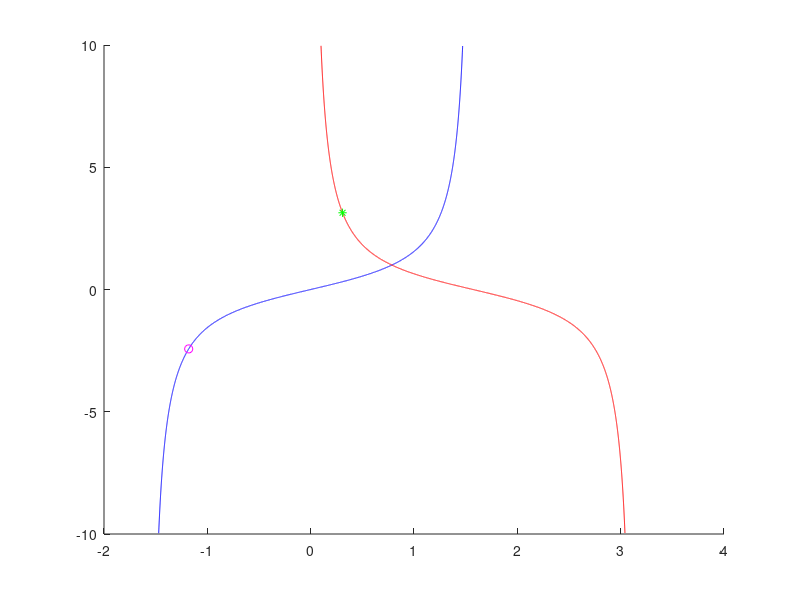

The MATLAB script that drew this image:
x=[-pi/2+0.1:3*10^(-4):pi/2-0.1];
f=tan(x);
figure
hold on
plot(x,f,'b')

y=[0.1:3*10^(-4):pi-0.1];
g=cot(y);
plot(y,g,'r')

plot(968*3*10^(-4)-pi/2+0.1,f(969),'mo')
plot(695*3*10^(-4)+0.1,g(696),'g*')